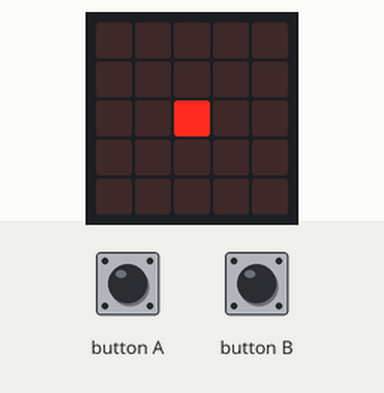
Recording of a program running on a simulated BBC micro:bit running MicroPython. Parts: the board's 5×5 LED display. The test bench sets the inputs (shaded band).

Above: at 1.2 s.
1.3 s: button A pressed for 0.15 s
At 2.5 s:
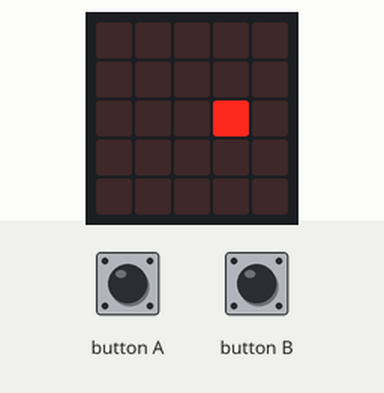
2.9 s: button B pressed for 0.15 s
At 3.6 s:
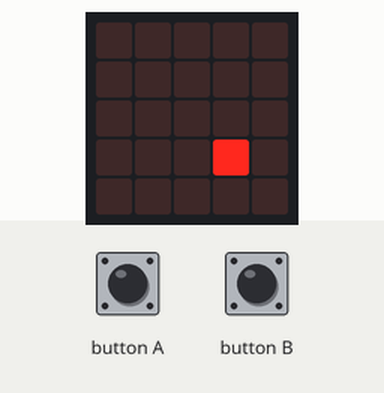
6.0 s: button A pressed for 1 s
At 6.6 s:
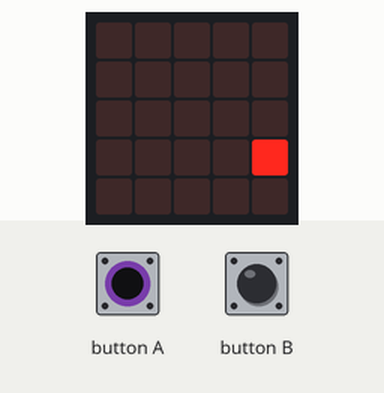
8.5 s: button B pressed for 1 s
At 9.7 s:
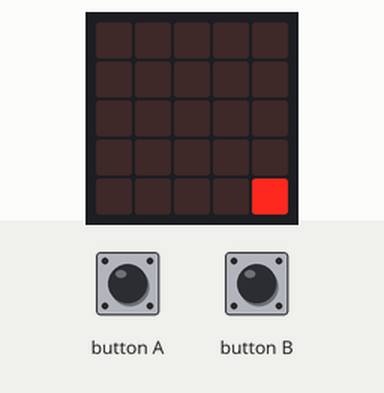
11.0 s: button A pressed for 0.15 s
At 11.7 s:
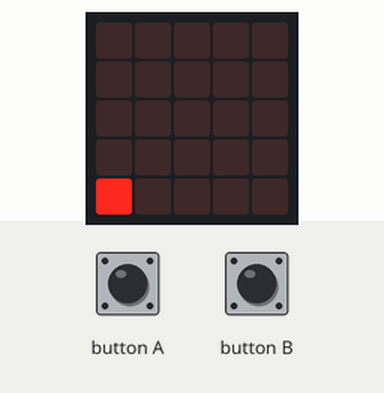
12.6 s: button B pressed for 0.15 s
At 13.9 s:
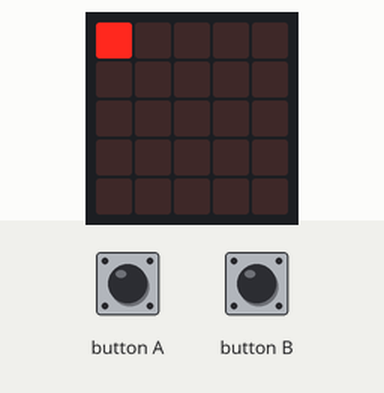
Timing chart, 0 to 15.6 s (numbered marks = the images above; inputs shaded):
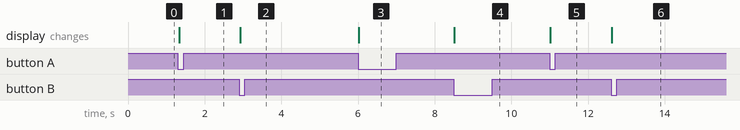

Measured:
- after the input at 1.3 s, the display: changes at once (image 1)
- after the input at 2.9 s, the display: changes at once (image 2)
- after the input at 6.0 s, the display: changes at once (image 3)
- after the input at 8.5 s, the display: changes at once (image 4)
- after the input at 11.0 s, the display: changes at once (image 5)
- after the input at 12.6 s, the display: changes at once (image 6)

The program:

main.py
```python
# Sample: einzelne-pixel  (eingebaute LED-Matrix 5x5)
# Board:   BBC micro:bit V2.2
# Sprache: MicroPython
#
# Ziel: Einen einzelnen Leuchtpunkt mit den Knoepfen ueber die Matrix
#       bewegen. A schiebt nach rechts, B nach unten - am Rand geht es
#       auf der anderen Seite weiter.
#
# --------------------------------------------------------------------------
# Hardware
# --------------------------------------------------------------------------
#   Nichts anschliessen - die 5x5-LED-Matrix ist eingebaut.
#   Koordinaten: x = Spalte 0..4 (links->rechts), y = Zeile 0..4 (oben->unten).
# --------------------------------------------------------------------------

from microbit import *

x = 2
y = 2

while True:
    if button_a.was_pressed():
        x = (x + 1) % 5      # 4 -> 0 (Sprung an den linken Rand)

    if button_b.was_pressed():
        y = (y + 1) % 5      # 4 -> 0 (Sprung an den oberen Rand)

    display.clear()
    display.set_pixel(x, y, 9)   # Helligkeit 9 = maximal

    sleep(50)
```
